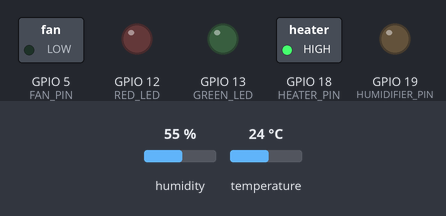
A program run on a simulated ESP32. Shown: switched loads named in the program (green lamp = pin HIGH), output pins drawn as LEDs (lit = HIGH). The inputs (shaded band) are chosen by the test bench; at power-on: humidity 55 %, temperature 24 °C. WiFi joins after 1.5 s; servers stay silent unless stated; the Firebase database answers and starts empty; what the program prints to the serial monitor is not drawn.

Above: at 0.1 s.
At 3.1 s:
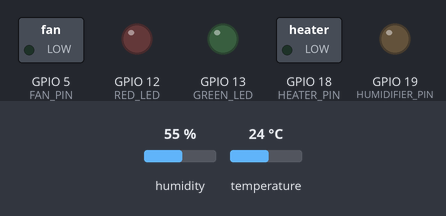
At 34.0 s:
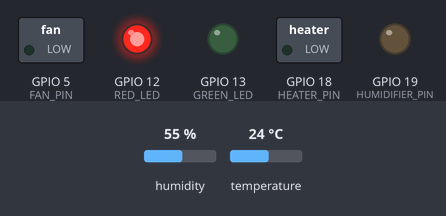
Timing chart, 0 to 35.5 s (numbered marks = the images above):
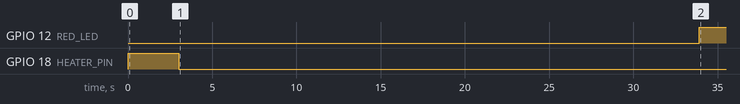

The program:

main.cpp
```cpp
#include <Arduino.h>
#include <WiFi.h>
#include <Firebase_ESP_Client.h>
#include <DHT.h>

// SENSOR
#define DHTPIN 4
#define DHTTYPE DHT11 // Changed to DHT11
DHT dht(DHTPIN, DHTTYPE);

// ACTUATORS
#define FAN_PIN 5
#define HEATER_PIN 18
#define HUMIDIFIER_PIN 19

// STATUS LEDs (Green = good, Red = problem)
#define GREEN_LED 13
#define RED_LED 12

// WIFI
#define WIFI_SSID "The"
#define WIFI_PASSWORD "Ww12345678M"

// FIREBASE - FILL THESE IN!
#define DATABASE_URL "https://cockroach-farming-default-rtdb.firebaseio.com/"
#define FIREBASE_AUTH "rr2RvuHjsaBvTRi5ZdbaIeI0DzAPcll29rI7n0J8"

// Variables for thresholds (can be changed from Firebase)
float tempHigh = 30.0;
float tempLow = 20.0;
float humHigh = 70.0;
float humLow = 60.0;

// Hysteresis
const float TEMP_HYST = 1.0;
const float HUM_HYST = 5.0; // Added for humidifier consistency

// Control states
bool autoMode = true;
bool fanState = false;
bool heaterState = false;
bool humidifierState = false;
bool manualFan = false;
bool manualHeater = false;
bool manualHumidifier = false;

// Sensor readings (initialized to invalid)
float temperature = NAN;
float humidity = NAN;

// PWM for fan
const int FAN_PWM_CHANNEL = 0;
const int PWM_FREQ = 25000;
const int PWM_RES = 8;

// Firebase objects
FirebaseData fbdo;
FirebaseAuth auth;
FirebaseConfig config;

unsigned long lastUpdate = 0;
const unsigned long updateInterval = 30000; // 30 seconds - safer for DHT11

// Alert System
bool alertActive = false;
String alertMessage = "";
unsigned long alertStartTime = 0;
const unsigned long ALERT_DELAY = 60000;

// NTP Configuration (for real timestamps)
const char *ntpServer = "pool.ntp.org";
const long gmtOffset_sec = 3 * 3600; // EAT is UTC+3 (Addis Ababa, Ethiopia)
const int daylightOffset_sec = 0;

void connectWiFi()
{
  WiFi.begin(WIFI_SSID, WIFI_PASSWORD);
  Serial.print("Connecting to WiFi");
  while (WiFi.status() != WL_CONNECTED)
  {
    delay(300);
    Serial.print(".");
  }
  Serial.println("\nWiFi Connected");
  Serial.println(WiFi.localIP());
}

void initNTP()
{
  configTime(gmtOffset_sec, daylightOffset_sec, ntpServer);
  Serial.print("Synchronizing time with NTP...");
  struct tm timeinfo;
  if (!getLocalTime(&timeinfo))
  {
    Serial.println("Failed to obtain time");
    return;
  }
  Serial.println("Time synchronized");
}

void setupFirebase()
{
  config.database_url = DATABASE_URL;
  config.signer.tokens.legacy_token = FIREBASE_AUTH;
  Firebase.begin(&config, &auth);
  Firebase.reconnectWiFi(true);
}

void setup()
{
  Serial.begin(115200);

  pinMode(FAN_PIN, OUTPUT);
  pinMode(HEATER_PIN, OUTPUT);
  pinMode(HUMIDIFIER_PIN, OUTPUT);
  pinMode(GREEN_LED, OUTPUT);
  pinMode(RED_LED, OUTPUT);

  Serial.println("Testing heater relay...");
  digitalWrite(HEATER_PIN, HIGH);
  delay(3000);
  digitalWrite(HEATER_PIN, heaterState ? HIGH : LOW);
  delay(3000);
  digitalWrite(HEATER_PIN, heaterState ? HIGH : LOW);
  // digitalWrite(HEATER_PIN, heaterState);
  digitalWrite(HUMIDIFIER_PIN, LOW);
  digitalWrite(GREEN_LED, LOW);
  digitalWrite(RED_LED, LOW);

  // PWM setup for fan
  ledcSetup(FAN_PWM_CHANNEL, PWM_FREQ, PWM_RES);
  ledcAttachPin(FAN_PIN, FAN_PWM_CHANNEL);
  ledcWrite(FAN_PWM_CHANNEL, 0);

  dht.begin();

  connectWiFi();
  setupFirebase();

  Serial.println("System Ready - Heater Auto Control + Alerts + Logging Active");
}

bool readSensor()
{
  // Retry up to 3 times for reliable reading
  for (int i = 0; i < 3; i++)
  {
    humidity = dht.readHumidity();
    temperature = dht.readTemperature();

    if (!isnan(humidity) && !isnan(temperature))
    {
      return true; // Success
    }
    delay(500); // Short delay before retry
  }

  Serial.println("DHT11 read error after retries!");
  temperature = NAN;
  humidity = NAN;
  return false;
}

void fetchSettingsFromFirebase()
{
  if (!Firebase.ready())
    return;

  if (Firebase.RTDB.getBool(&fbdo, "/settings/autoMode"))
    autoMode = fbdo.boolData();
  if (Firebase.RTDB.getFloat(&fbdo, "/settings/tempHigh"))
    tempHigh = fbdo.floatData();
  if (Firebase.RTDB.getFloat(&fbdo, "/settings/tempLow"))
    tempLow = fbdo.floatData();
  if (Firebase.RTDB.getFloat(&fbdo, "/settings/humHigh"))
    humHigh = fbdo.floatData();
  if (Firebase.RTDB.getFloat(&fbdo, "/settings/humLow"))
    humLow = fbdo.floatData(); // Add this if you have humLow in Firebase

  if (Firebase.RTDB.getBool(&fbdo, "/manual/fan"))
    manualFan = fbdo.boolData();
  if (Firebase.RTDB.getBool(&fbdo, "/manual/heater"))
    manualHeater = fbdo.boolData();
  if (Firebase.RTDB.getBool(&fbdo, "/manual/humidifier"))
    manualHumidifier = fbdo.boolData();
}

void automaticControl(int &fanSpeed)
{
  fanSpeed = 0;
  fanState = false;

  // Fan for high temp or high humidity
  if (temperature > tempHigh || humidity > humHigh)
  {
    float maxExcess = max(temperature - tempHigh, humidity - humHigh);
    fanSpeed = map(constrain(maxExcess, 0, 20), 0, 15, 20, 25);
    fanState = true;
  }
  else if (temperature < tempHigh - TEMP_HYST && humidity < humHigh - HUM_HYST)
  {
    fanSpeed = 0;
    fanState = false;
  }

  // Heater for low temp
  if (temperature < tempLow)
  {
    heaterState = true;
  }
  else if (temperature > tempLow + TEMP_HYST)
  {
    heaterState = false;
  }

  // Humidifier for low humidity
  if (humidity < humLow)
  {
    humidifierState = true;
  }
  else if (humidity > humLow + HUM_HYST)
  {
    humidifierState = false;
  }
}

void checkAndTriggerAlert()
{
  bool outOfRange = (temperature < tempLow || temperature > tempHigh ||
                     humidity < humLow || humidity > humHigh);

  if (outOfRange && !alertActive)
  {
    if (alertStartTime == 0)
    {
      alertStartTime = millis();
    }
    else if (millis() - alertStartTime >= ALERT_DELAY)
    {
      alertActive = true;
      if (temperature < tempLow)
        alertMessage = "Temperature too low – please turn on the heater";
      else if (temperature > tempHigh)
        alertMessage = "Temperature too high – please start cooling / ventilation";
      else if (humidity < humLow)
        alertMessage = "Humidity too low – air is too dry";
      else
        alertMessage = "Humidity too high – air is too humid";

      Serial.println("*** ALERT ACTIVE *** " + alertMessage);

      if (Firebase.ready())
      {
        // Update current alert status
        Firebase.RTDB.setBool(&fbdo, "/alert/active", true);
        Firebase.RTDB.setString(&fbdo, "/alert/message", alertMessage);
        Firebase.RTDB.setInt(&fbdo, "/alert/timestamp", millis());

        // Push notification to alerts list for historical viewing
        // Determine severity based on alert type
        String severity = "warning";
        if (temperature < tempLow || temperature > tempHigh)
        {
          severity = "critical";
        }

        // Create notification entry
        String alertPath = "/alerts/" + String(millis());
        Firebase.RTDB.setString(&fbdo, (alertPath + "/message").c_str(), alertMessage);
        Firebase.RTDB.setBool(&fbdo, (alertPath + "/isRead").c_str(), false);
        Firebase.RTDB.setInt(&fbdo, (alertPath + "/timestamp").c_str(), millis());
        Firebase.RTDB.setString(&fbdo, (alertPath + "/severity").c_str(), severity);

        // Add sensor info if available
        if (!isnan(temperature))
        {
          Firebase.RTDB.setFloat(&fbdo, (alertPath + "/value").c_str(), temperature);
          Firebase.RTDB.setString(&fbdo, (alertPath + "/sensor").c_str(), "temperature");
          Firebase.RTDB.setString(&fbdo, (alertPath + "/unit").c_str(), "°C");
        }
        if (!isnan(humidity))
        {
          Firebase.RTDB.setFloat(&fbdo, (alertPath + "/value").c_str(), humidity);
          Firebase.RTDB.setString(&fbdo, (alertPath + "/sensor").c_str(), "humidity");
          Firebase.RTDB.setString(&fbdo, (alertPath + "/unit").c_str(), "%");
        }
      }
    }
  }
  else if (!outOfRange && alertActive)
  {
    // Clear alert
    alertActive = false;
    alertMessage = "";
    alertStartTime = 0;

    Serial.println("Alert cleared – environmental conditions returned to normal");

    if (Firebase.ready())
    {
      Firebase.RTDB.setBool(&fbdo, "/alert/active", false);
      Firebase.RTDB.setString(&fbdo, "/alert/message", "normal");
    }
  }
}

void applyControl()
{
  int fanSpeed = 0;

  if (autoMode)
  {
    automaticControl(fanSpeed);
  }
  else
  {
    fanState = manualFan;
    fanSpeed = manualFan ? 50 : 0; // Full speed in manual for simplicity
    heaterState = manualHeater;
    humidifierState = manualHumidifier;
  }

  ledcWrite(FAN_PWM_CHANNEL, fanSpeed);
  digitalWrite(HEATER_PIN, heaterState ? HIGH : LOW);
  digitalWrite(HUMIDIFIER_PIN, humidifierState);
}

void updateLEDs(bool sensorOk)
{
  bool inRange = sensorOk && (temperature >= tempLow && temperature <= tempHigh &&
                              humidity >= humLow && humidity <= humHigh);

  if (alertActive)
  {
    // Blink red LED during alert
    digitalWrite(RED_LED, (millis() / 200) % 2 ? HIGH : LOW);
    digitalWrite(GREEN_LED, LOW);
  }
  else
  {
    digitalWrite(GREEN_LED, inRange ? HIGH : LOW);
    digitalWrite(RED_LED, inRange ? LOW : HIGH);
  }

  if (!sensorOk)
  {
    digitalWrite(RED_LED, HIGH);
    digitalWrite(GREEN_LED, LOW);
  }
}

void sendDataToFirebase()
{
  if (!Firebase.ready())
    return;

  long ts = millis();

  // Only send if readings are valid
  if (!isnan(temperature) && !isnan(humidity))
  {
    Firebase.RTDB.setFloat(&fbdo, "/sensor/temperature", temperature);
    Firebase.RTDB.setFloat(&fbdo, "/sensor/humidity", humidity);
    Firebase.RTDB.setInt(&fbdo, "/sensor/lastUpdated", ts);

    String chamberStatus = (heaterState) ? "critical" : (fanState ? "warning" : "normal");
    Firebase.RTDB.setString(&fbdo, "/chambers/chamber_1/status", chamberStatus);
    Firebase.RTDB.setFloat(&fbdo, "/chambers/chamber_1/temperature", temperature);
    Firebase.RTDB.setFloat(&fbdo, "/chambers/chamber_1/humidity", humidity);
    Firebase.RTDB.setInt(&fbdo, "/chambers/chamber_1/lastUpdated", ts);

    Firebase.RTDB.setBool(&fbdo, "/control/fan", fanState);
    Firebase.RTDB.setBool(&fbdo, "/control/heater", heaterState);
    Firebase.RTDB.setInt(&fbdo, "/control/lastUpdated", ts);

    Firebase.RTDB.setBool(&fbdo, "/status/fan", fanState);
    Firebase.RTDB.setBool(&fbdo, "/status/heater", heaterState);
    Firebase.RTDB.setString(&fbdo, "/status/system", "operational");
    Firebase.RTDB.setInt(&fbdo, "/status/lastUpdated", ts);

    // Log historical data for analysis
    String tempPath = "/logs/temperature/" + String(ts);
    String humPath = "/logs/humidity/" + String(ts);

    Firebase.RTDB.setFloat(&fbdo, tempPath.c_str(), temperature);
    Firebase.RTDB.setFloat(&fbdo, humPath.c_str(), humidity);
  }

  Firebase.RTDB.setInt(&fbdo, "/system/rssi", WiFi.RSSI());
  Firebase.RTDB.setInt(&fbdo, "/system/uptime", millis() / 1000);
}

void loop()
{
  if (millis() - lastUpdate >= updateInterval)
  {
    lastUpdate = millis();

    bool sensorOk = readSensor();

    if (Firebase.ready())
    {
      fetchSettingsFromFirebase();
      if (sensorOk)
      {
        applyControl();
        checkAndTriggerAlert(); // Check for alert conditions
      } // Only control if sensor is good
      sendDataToFirebase();
    }

    updateLEDs(sensorOk);

    if (sensorOk)
    {
      Serial.printf("Temp: %.2f°C | Hum: %.2f%% | Fan: %s (%d) | Heater: %s | Humidifier: %s | Mode: %s\n",
                    temperature, humidity,
                    fanState ? "ON" : "OFF", ledcRead(FAN_PWM_CHANNEL),
                    heaterState ? "ON" : "OFF",
                    humidifierState ? "ON" : "OFF",
                    autoMode ? "AUTO" : "MANUAL");
      alertActive ? " | *** ALERT ACTIVE ***" : "";
    }
    else
    {
      Serial.println("Sensor error - no valid readings");
    }
  }
}
```

Measured:
- by itself, GPIO 12 (RED_LED): LOW → HIGH at 33.9 s
